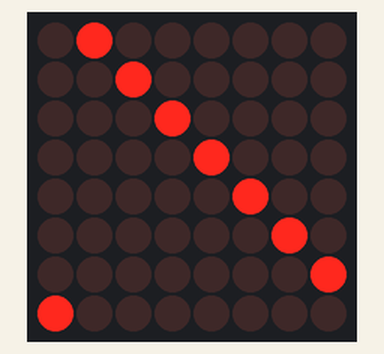
A sketch run on a simulated Arduino Uno, built with avr-gcc and run on an emulated ATmega328P. Shown: 8×8 LED matrix. What the sketch prints to the serial monitor is not drawn.

Above: at 0.05 s.
At 0.56 s:
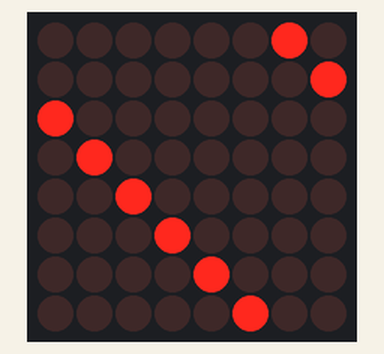
At 1.07 s:
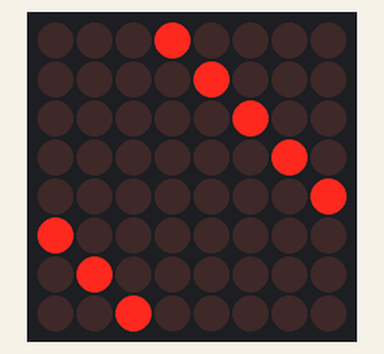

The sketch:

matrix8x8HT16K33.ino
```cpp
#include <Wire.h>
#include <Adafruit_LEDBackpack.h>
#include <Adafruit_GFX.h>
#ifndef _BV
#define _BV(bit) (1<<(bit))
#endif
Adafruit_LEDBackpack matrix = Adafruit_LEDBackpack();
uint8_t counter = 0;
void setup() {
  Serial.begin(9600);
  Serial.println("HT16K33 test");
  matrix.begin(0x70);  // pass in the address
}
void loop() {
  // paint one LED per row. The HT16K33 internal memory looks like
  // a 8x16 bit matrix (8 rows, 16 columns)
  for (uint8_t i = 0; i < 8; i++) {
    // draw a diagonal row of pixels

    matrix.displaybuffer[i] = _BV((counter + i) % 16) | _BV((counter + i + 8) % 16)  ;
  }
  // write the changes we just made to the display
  matrix.writeDisplay();
  delay(100);
  counter++;
  if (counter >= 16) counter = 0;
}
```

Measured:
- by itself, everything shown: repeats every 0.82 s, in 8 steps
